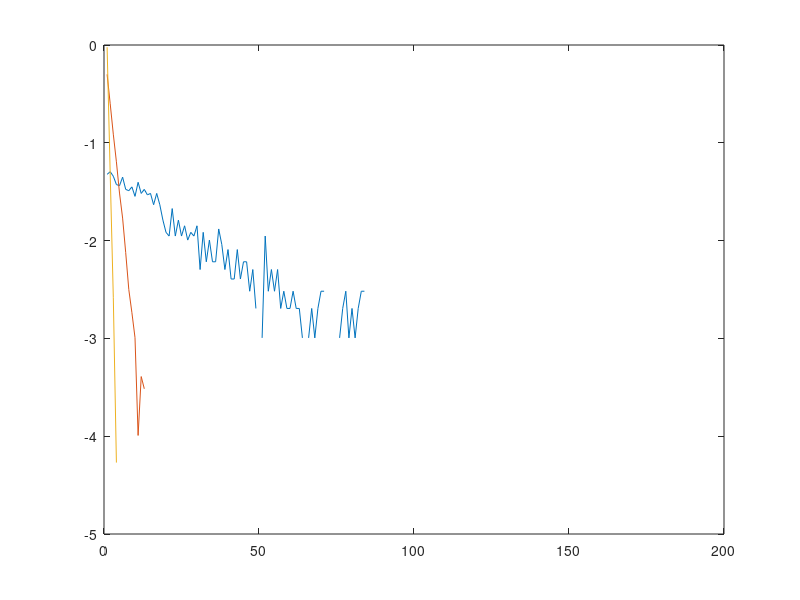
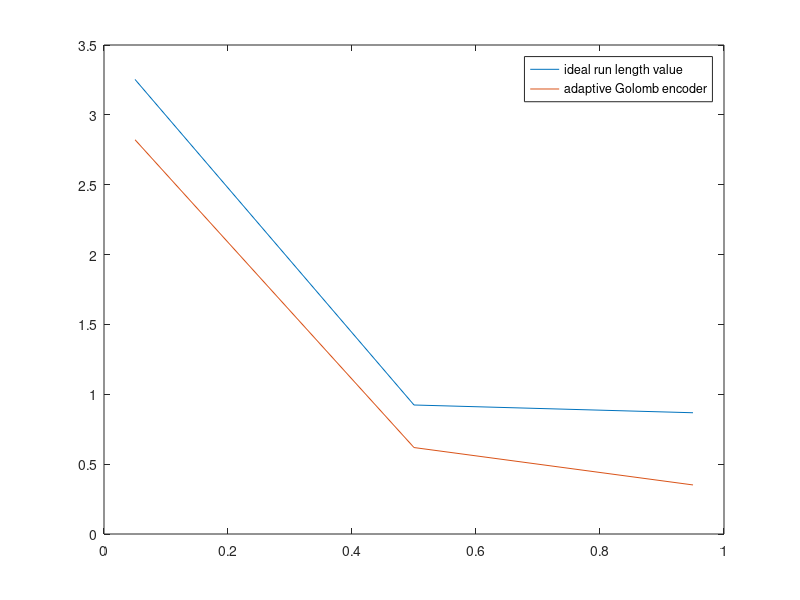

MATLAB code to generate these figures, in order:
clc;
clear all;
clc;

al = [0.05, 0.5,0.95];
N=19600;
ratio = zeros(1,3);
ratio1 = zeros(1,3);
figure;
for k1 = 1:3
    a = al(k1);
    x = zeros(1,N);
    
    ga = rand(x);
    if ga >0.5
        x(1) = 1;
    else
        x(1) = 0;
    end
    
    for i=2:N
        if x(i-1) == 0
            x(i) = rand() <= a;
        else
            x(i) = rand() > a;
        end
    end
    
    rv = [1];
    j=1;
    for i=2:N
        if x(i)==x(i-1)
            rv(j)= rv(j)+1;
        else
            j=j+1;
            rv = [rv, 1];
        end
    end
    
    vmax = max(rv);
    counts = zeros(1,vmax);
    for i=1:length(rv)
        counts(rv(i))= counts(rv(i))+1;
    end
    plot(1:vmax,log10(counts/length(rv)));
    hold on;
    for i=1:length(counts)
        counts(i) = ceil(-log2(counts(i)/length(rv)));
    end
    leng = 0;
    for i=1:length(rv)
        leng = leng + counts(rv(i));
    end
    ratio(k1) = N/leng;

    N1 = 1;
    A = mean(rv);
    Nmax = round(length(rv)/2);
    gc = [];
    for i=1:length(rv)
        k = max(0,ceil(log2(A/(N1/2))));
        m = 2^k;
        ka = floor(rv(i)/m);
        s1 = [];
        for j=1:ka
            s1 = [s1,0];
        end
        s1 = [s1,1];
        s2 = mod(x(i),m);
        s3 = zeros(1,k);
        for g=k:1
            if (s2 - 2^(g-1))>=0
                s3(k-g+1)=1;
                s2 = s2 - 2^(g-1);
            end
        end
        gc = [gc,s1,s3];
        if N1==Nmax
            A = floor(A/2);
            N1= floor(N1/2);
        end
        A = A+ rv(i);
        N1 = N1+1;
    end
    ratio1(k1) = N/length(gc);
end

figure;
plot(al,ratio);
hold on
plot(al,ratio1);
hold on
legend('ideal run length value', 'adaptive Golomb encoder');
